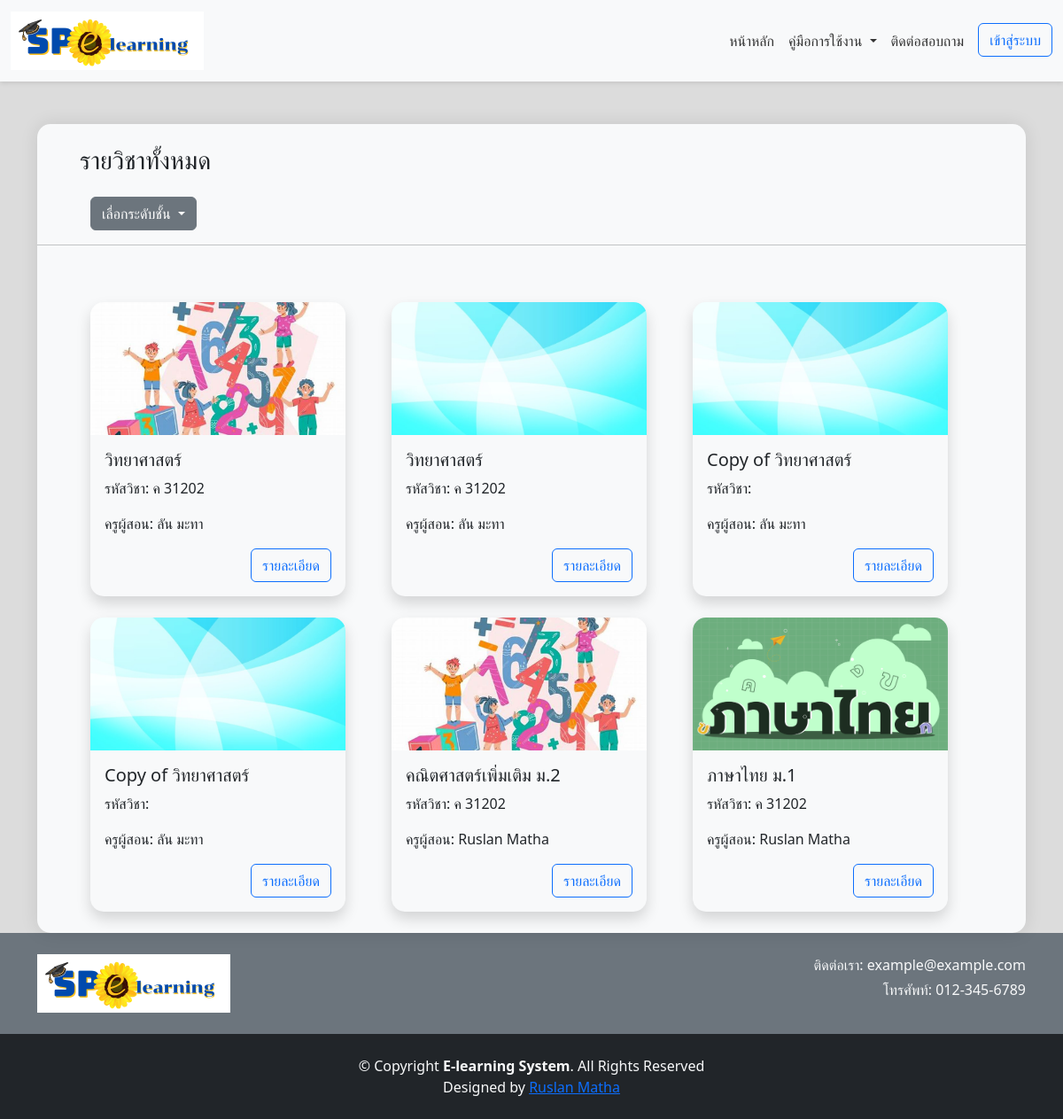
Before: /student/lib_all_course.php with the older database file.
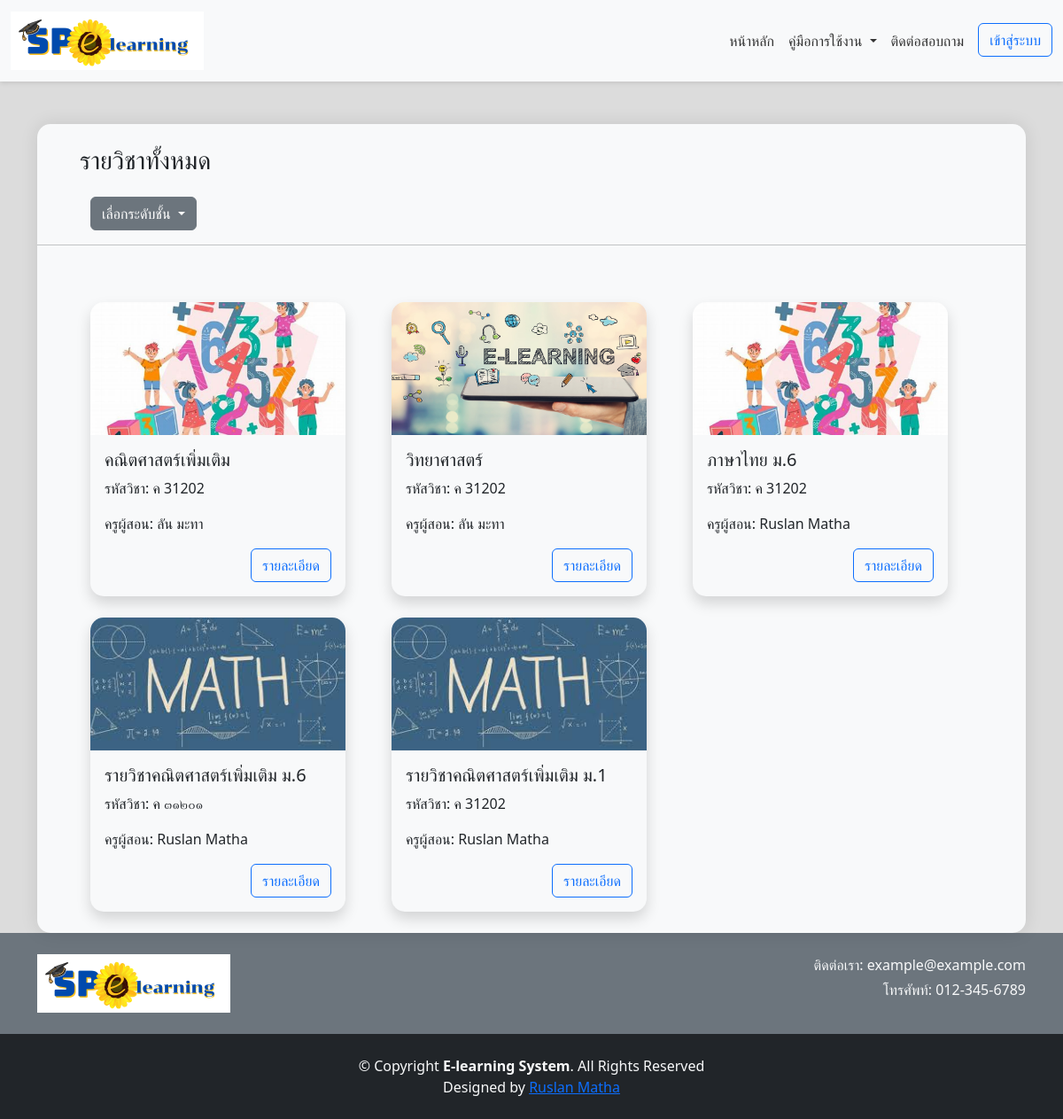
After: the same page with the newer database file.
### tables this page shows
CREATE TABLE `courses` (
  `c_id` int(11) NOT NULL,
  `course_name` varchar(255) NOT NULL,
  `description` text NOT NULL,
  `teacher_id` int(11) NOT NULL DEFAULT 1,
  `created_at` datetime NOT NULL,
  `updated_at` datetime NOT NULL,
  `c_img` varchar(255) NOT NULL,
  `course_code` varchar(255) NOT NULL,
  `group_id` int(11) DEFAULT NULL,
  `is_open` tinyint(1) DEFAULT 0,
  `access_code` varchar(255) DEFAULT NULL,
  `class_id` int(11) DEFAULT NULL
);

CREATE TABLE `teachers` (
  `t_id` int(11) NOT NULL,
  `username` varchar(255) NOT NULL,
  `password` varchar(255) NOT NULL,
  `first_name` varchar(255) NOT NULL,
  `last_name` varchar(255) NOT NULL,
  `email` varchar(255) NOT NULL,
  `group_id` int(11) DEFAULT NULL,
  `image` text DEFAULT NULL
);

### student/lib_all_course.php (the view, shortened to what this page needs)
<?php
include('../connections/connection.php');
    $stmt = $db->prepare("SELECT * FROM courses");
    $stmt->execute();
    $courses = $stmt->fetchAll(PDO::FETCH_ASSOC);
?>
<?php include('../uploads/head.php');?>
<body style="background-color: rgb(220, 220, 220);">
<nav class="navbar navbar-expand-lg navbar-light bg-light navbar-custom sticky-top">
  <div class="container-fluid">
    <a class="navbar-brand navbar-brand-custom" href="../index">
      <img src="../uploads/img/logo.png" alt="Logo">
    </a>
    <div class="collapse navbar-collapse justify-content-end" id="navbarNav">
      <ul class="navbar-nav">
        <li class="nav-item">
          <a class="nav-link" href="../index">หน้าหลัก</a>
        </li>
        <li class="nav-item dropdown">
          <a class="nav-link dropdown-toggle" href="../login" id="navbarDropdownMenuLink" role="button" data-bs-toggle="dropdown" aria-expanded="false">
          คู่มือการใช้งาน
          </a>
        </li>
        <li class="nav-item">
          <a class="nav-link me-2" href="../contact">ติดต่อสอบถาม</a>
        </li>
        <li class="nav-item">
          <a class="btn btn-outline-primary nav-btn" href="../login">เข้าสู่ระบบ</a>
        </li>
      </ul>
    </div>
  </div>
</nav>
        <div class="container">
        <div class="card mt-5">
        <h3 class="my-4 me-5 mx-5">รายวิชาทั้งหมด</h3>
      <div class="row me-5 mx-5">
      <div class="dropdown">
                <button class="btn btn-secondary dropdown-toggle" type="button" id="dropdownMenuButton" data-bs-toggle="dropdown" aria-expanded="false">
                    เลื่อกระดับชั้น
                </button>
            </div>
      </div>
          <hr color="blue" size="2" width="100%">
          <div class="row mt-5 me-5 mx-5">
          <?php foreach ($courses as $course): ?>
          <?php if ($course['is_open'] == 1): ?>
              <div class="col-md-4 mb-4">
                  <div class="card border-primary border-3 shadow" style="width: 18rem;">
                  <?php if (!empty($course['c_img'])): ?>
                <div class="text-center">
                    <img src="<?php echo $course['c_img']; ?>" class="card-img-top" alt="รูปภาพ" style="height: 150px; object-fit: cover;">
                </div>
            <?php else: ?>
                <div class="text-center">
                    <img src="../admin/teacher_process/img/course.jpg" class="card-img-top" alt="รูปภาพ" style="height: 150px; object-fit: cover;">
                </div>
            <?php endif; ?>
                      <div class="card-body">
                          <h5 class="card-title"><?php echo $course['course_name']; ?></h5>
                          <p class="card-text">รหัสวิชา: <?php echo $course['course_code']; ?></p>
                          <?php
                          $teacher_id = $course['teacher_id'];
                          $teacher_stmt = $db->prepare("SELECT * FROM teachers WHERE t_id = :teacher_id");
                          $teacher_stmt->bindParam(':teacher_id', $teacher_id);
                          $teacher_stmt->execute();
                          $teacher = $teacher_stmt->fetch(PDO::FETCH_ASSOC);
                          ?>
                          <p class="card-text">ครูผู้สอน: <?php echo $teacher['first_name']; ?> <?php echo $teacher['last_name']; ?></p>
                          <a href="../login" class="btn btn-outline-primary" style="float: right;">รายละเอียด</a>
                      </div>
                  </div>
              </div>
          <?php endif; ?>
      <?php endforeach; ?>
          </div>
          </div>
        </div>
<footer class="footer bg-secondary text-light py-4">
    <div class="container">
        <div class="row">
            <div class="col-md-6 text-start">
                <a class="navbar-brand navbar-brand-custom" href="#">
                    <img src="../uploads/img/logo.png" alt="Logo">
                </a>
            </div>
            <div class="col-md-6 text-end">
                <p class="mb-1">ติดต่อเรา: example@example.com</p>
                <p class="mb-0">โทรศัพท์: 012-345-6789</p>
            </div>
        </div>
    </div>
</footer>
<footer class="footer bg-dark text-light py-4">
    <div class="container text-center">
      &copy; Copyright <strong><span>E-learning System</span></strong>. All Rights Reserved
    </div>
    <div class="credits text-center">
      Designed by <a href="https://web.facebook.com/profile.php?id=100009502864499" target="_blank" >Ruslan Matha</a>
    </div>
</footer>
</body>
</html>

### uploads/head.php (shortened to what this page needs)
<!DOCTYPE html>
<html lang="en">
<head>
  <link href="https://cdn.jsdelivr.net/npm/bootstrap@5.3.0-alpha1/dist/css/bootstrap.min.css" rel="stylesheet">
  <link href="https://cdn.jsdelivr.net/npm/bootstrap-icons@1.7.2/font/bootstrap-icons.css" rel="stylesheet">
</head>

### uploads/head.php (style rules this page uses)
.navbar-custom { background-color: #ffffff; }
.navbar-brand-custom { width: 250px; height: auto; }
.navbar-brand { color: #333; }
.navbar-nav .nav-link { color: #333; }
.navbar.sticky-top { box-shadow: 0px 2px 5px rgba(0, 0, 0, 0.1); }
.card { border-radius: 10px; box-shadow: 0px 4px 8px rgba(0, 0, 0, 0.1); background-color: #f8f9fa; }
.card { border: none; border-radius: 15px; box-shadow: 0px 0px 20px rgba(0, 0, 0, 0.1); transition: all 0.3s ease; }
.card-img-top { border-top-left-radius: 15px; border-top-right-radius: 15px; height: 150px; object-fit: cover; }

Changed rows visible on the page:
removed courses: is_open 1 (drawn), course_name "Copy of วิทยาศาสตร์", teacher.first_name "ลัน", teacher.last_name "มะทา"
removed courses: is_open 1 (drawn), course_name "Copy of วิทยาศาสตร์", teacher.first_name "ลัน", teacher.last_name "มะทา"
removed courses: c_img (picture), course_name "ภาษาไทย ม.1", course_code "ค 31202", teacher.first_name "Ruslan", teacher.last_name "Matha"
changed courses: course_name "วิทยาศาสตร์" → "คณิตศาสตร์เพิ่มเติม"
changed courses "วิทยาศาสตร์": c_img: picture added
changed courses: course_name "คณิตศาสตร์เพิ่มเติม ม.2" → "ภาษาไทย ม.6"
added courses: c_img (picture), course_name "รายวิชาคณิตศาสตร์เพิ่มเติม ม.6", course_code "ค ๓๑๒๐๑", teacher.first_name "Ruslan", teacher.last_name "Matha"
added courses: c_img (picture), course_name "รายวิชาคณิตศาสตร์เพิ่มเติม ม.1", course_code "ค 31202", teacher.first_name "Ruslan", teacher.last_name "Matha"
